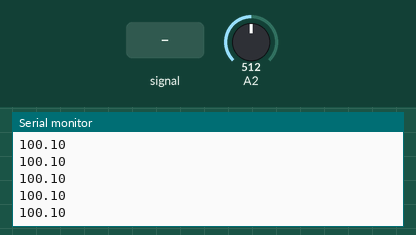
Simulated run of this sketch. Board: Arduino Uno, built with avr-gcc and run on an emulated ATmega328P. Shown: the last lines printed to the serial monitor. Inputs (shaded band) come from the test bench; at power-on: A2 = 512.

Above: at 0.8 s.
0.9 s: A2 fed a 200 Hz sine of ±81 counts around its level
At 1.7 s:
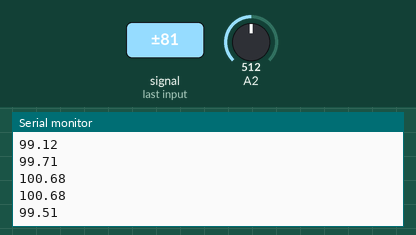
2.4 s: A2 set to 716
At 3.3 s:
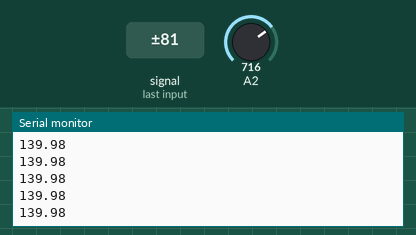
3.9 s: A2 fed a 1000 Hz sine of ±255 counts around its level
At 4.6 s:
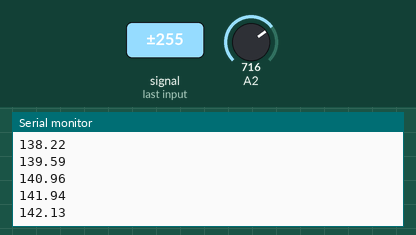
5.4 s: A2 set to 900
At 6.4 s:
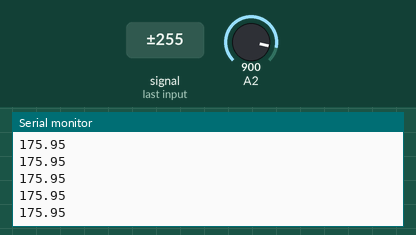
Timing chart, 0 to 7.9 s (numbered marks = the images above; inputs shaded):
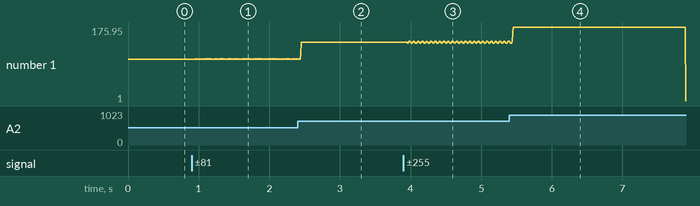

Measured:
- after the input at 0.9 s, the serial monitor: prints a new line after 0.05 s (image 1)
- after the input at 2.4 s, the serial monitor: prints a new line after 0.05 s (image 2)
- after the input at 3.9 s, the serial monitor: prints a new line after 0.05 s (image 3)
- after the input at 5.4 s, the serial monitor: prints a new line after 0.05 s (image 4)
- plotted number 1: 100.1 → 99.71 after the input at 0.9 s, 99.71 → 139.98 after the input at 2.4 s, 139.98 → 141.74 after the input at 3.9 s

The sketch:

exercicio2Lista4micro.ino
```cpp
#define PINO 2
#define AMOSTRAS 50

unsigned int Leitura_AD;
float tensao;

int main(){

	Serial.begin(115200);

	ADMUX = (0 << REFS1) + (1 << REFS0); //Utiliza 5V como referência (1023)

	ADCSRA = (1 << ADEN) + (1 << ADPS2) + (1 << ADPS1) + (1 << ADPS0); //Habilita ADC e PS 128 (10 bits)

	ADCSRB = 0; //Conversão Única

	//DIDR0 = (1 << PINO); //Desabilita o PC4 como pino digital - Não obrigatório

	for(;;){

		//Determinar o pino de leitura
		ADMUX = (ADMUX & 0xF8) | PINO;
/*
		//Leitura do ADC (Sem média)
		ADCSRA |= (1 << ADSC); //Inicia a conversão

		while((ADCSRA & (1<<ADSC)) == (1<<ADSC)); //Esperar a conversão

		Leitura_AD = ADC; //Armazenamento da leitura

		tensao = (Leitura_AD * 5) / 1023.0; //Cálculo da Tensão

		Serial.println(tensao);
*/
		//Leitura do ADC (Com média)
		unsigned long int SomaLeitura = 0, MediaLeitura;
		for(int i=0; i < AMOSTRAS; i++){

			ADCSRA |= (1 << ADSC); //Inicia a conversão

			while((ADCSRA & (1<<ADSC)) == (1<<ADSC)); //Esperar a conversão

			Leitura_AD = ADC;

			SomaLeitura += Leitura_AD;
		}

		MediaLeitura = SomaLeitura / AMOSTRAS;

		tensao = (MediaLeitura * 200) / 1023.0; //Cálculo da Tensão

		Serial.println(tensao);
	}

}
```
